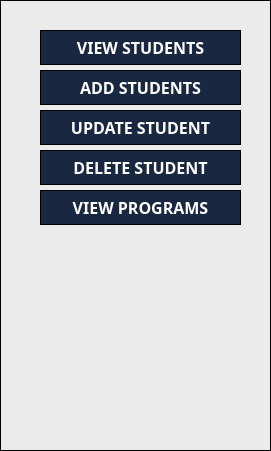
    <widget class="QFrame" name="frame_3">
     <property name="geometry">
      <rect>
       <x>10</x>
       <y>100</y>
       <width>271</width>
       <height>451</height>
      </rect>
     </property>
     <property name="styleSheet">
      <string notr="true">background-color:rgb(235, 235, 235);border:1px solid black</string>
     </property>
     <property name="frameShape">
      <enum>QFrame::StyledPanel</enum>
     </property>
     <property name="frameShadow">
      <enum>QFrame::Raised</enum>
     </property>
     <widget class="QPushButton" name="ButtonViewPage">
      <property name="geometry">
       <rect>
        <x>40</x>
        <y>30</y>
        <width>201</width>
        <height>35</height>
       </rect>
      </property>
      <property name="sizePolicy">
       <sizepolicy hsizetype="Minimum" vsizetype="Fixed">
        <horstretch>0</horstretch>
        <verstretch>0</verstretch>
       </sizepolicy>
      </property>
      <property name="minimumSize">
       <size>
        <width>201</width>
        <height>35</height>
       </size>
      </property>
      <property name="maximumSize">
       <size>
        <width>201</width>
        <height>35</height>
       </size>
      </property>
      <property name="font">
       <font>
        <family>Impact</family>
        <pointsize>12</pointsize>
        <weight>75</weight>
        <bold>true</bold>
       </font>
      </property>
      <property name="styleSheet">
       <string notr="true">background-color:rgb(25, 39, 65);color:white</string>
      </property>
      <property name="text">
       <string>VIEW STUDENTS</string>
      </property>
     </widget>
     <widget class="QPushButton" name="ButtonAddPage">
      <property name="geometry">
       <rect>
        <x>40</x>
        <y>70</y>
        <width>201</width>
        <height>35</height>
       </rect>
      </property>
      <property name="sizePolicy">
       <sizepolicy hsizetype="Minimum" vsizetype="Fixed">
        <horstretch>0</horstretch>
        <verstretch>0</verstretch>
       </sizepolicy>
      </property>
      <property name="minimumSize">
       <size>
        <width>201</width>
        <height>35</height>
       </size>
      </property>
      <property name="maximumSize">
       <size>
        <width>201</width>
        <height>35</height>
       </size>
      </property>
      <property name="font">
       <font>
        <family>Impact</family>
        <pointsize>12</pointsize>
        <weight>75</weight>
        <bold>true</bold>
       </font>
      </property>
      <property name="styleSheet">
       <string notr="true">background-color:rgb(25, 39, 65);color:white</string>
      </property>
      <property name="text">
       <string>ADD STUDENTS</string>
      </property>
     </widget>
     <widget class="QPushButton" name="ButtonUpdatePage">
      <property name="geometry">
       <rect>
        <x>40</x>
        <y>110</y>
        <width>201</width>
        <height>35</height>
       </rect>
      </property>
      <property name="sizePolicy">
       <sizepolicy hsizetype="Minimum" vsizetype="Fixed">
        <horstretch>0</horstretch>
        <verstretch>0</verstretch>
       </sizepolicy>
      </property>
      <property name="minimumSize">
       <size>
        <width>201</width>
        <height>35</height>
       </size>
      </property>
      <property name="maximumSize">
       <size>
        <width>201</width>
        <height>35</height>
       </size>
      </property>
      <property name="font">
       <font>
        <family>Impact</family>
        <pointsize>12</pointsize>
        <weight>75</weight>
        <bold>true</bold>
       </font>
      </property>
      <property name="styleSheet">
       <string notr="true">background-color:rgb(25, 39, 65);color:white</string>
      </property>
      <property name="text">
       <string>UPDATE STUDENT</string>
      </property>
     </widget>
     <widget class="QPushButton" name="ButtonDeletePage">
      <property name="geometry">
       <rect>
        <x>40</x>
        <y>150</y>
        <width>201</width>
        <height>35</height>
       </rect>
      </property>
      <property name="sizePolicy">
       <sizepolicy hsizetype="Minimum" vsizetype="Fixed">
        <horstretch>0</horstretch>
        <verstretch>0</verstretch>
       </sizepolicy>
      </property>
      <property name="minimumSize">
       <size>
        <width>201</width>
        <height>35</height>
       </size>
      </property>
      <property name="maximumSize">
       <size>
        <width>201</width>
        <height>35</height>
       </size>
      </property>
      <property name="font">
       <font>
        <family>Impact</family>
        <pointsize>12</pointsize>
        <weight>75</weight>
        <bold>true</bold>
       </font>
      </property>
      <property name="styleSheet">
       <string notr="true">background-color:rgb(25, 39, 65);color:white</string>
      </property>
      <property name="text">
       <string>DELETE STUDENT</string>
      </property>
     </widget>
     <widget class="QPushButton" name="ButtonViewProgramsPage">
      <property name="geometry">
       <rect>
        <x>40</x>
        <y>190</y>
        <width>201</width>
        <height>35</height>
       </rect>
      </property>
      <property name="sizePolicy">
       <sizepolicy hsizetype="Minimum" vsizetype="Fixed">
        <horstretch>0</horstretch>
        <verstretch>0</verstretch>
       </sizepolicy>
      </property>
      <property name="minimumSize">
       <size>
        <width>201</width>
        <height>35</height>
       </size>
      </property>
      <property name="maximumSize">
       <size>
        <width>201</width>
        <height>35</height>
       </size>
      </property>
      <property name="font">
       <font>
        <family>Impact</family>
        <pointsize>12</pointsize>
        <weight>75</weight>
        <bold>true</bold>
       </font>
      </property>
      <property name="styleSheet">
       <string notr="true">background-color:rgb(25, 39, 65);color:white</string>
      </property>
      <property name="text">
       <string>VIEW PROGRAMS</string>
      </property>
     </widget>
    </widget>
